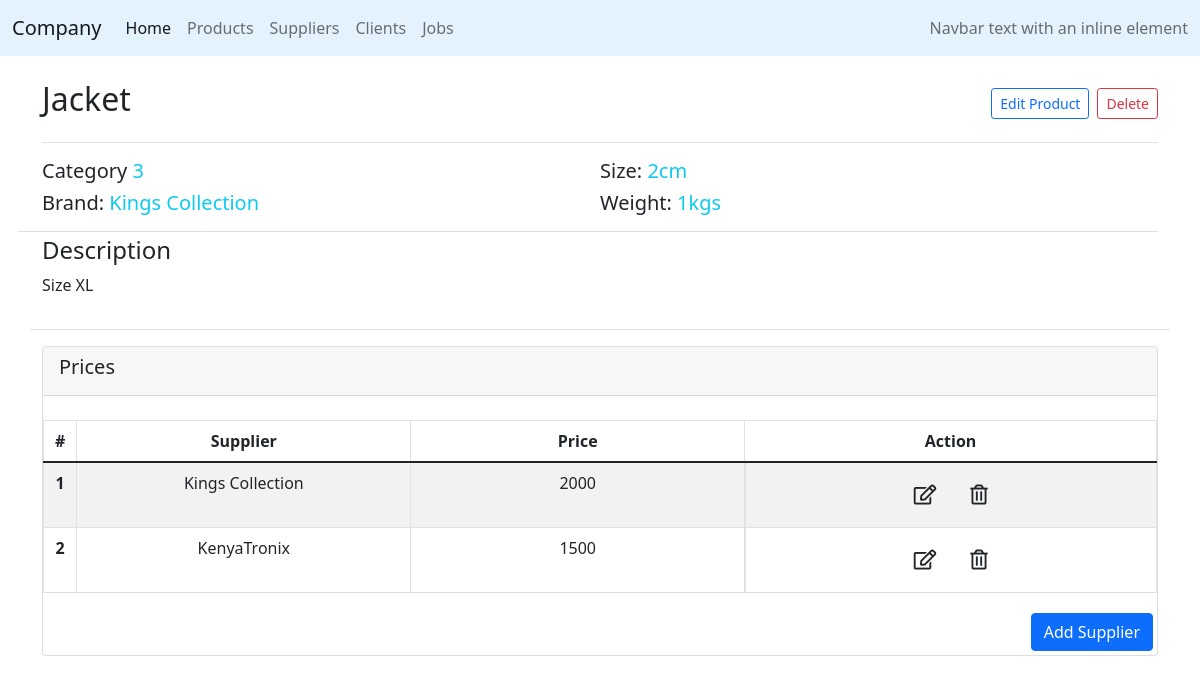
/company/products/2, run on the app's committed database.
### company/models.py (models this page shows, shortened)
class Product(models.Model):
    id = models.BigAutoField(primary_key=True)
    category = models.IntegerField()
    nameP = models.CharField(max_length=64)
    brand = models.CharField(max_length=64)
    size = models.IntegerField()
    weight = models.IntegerField()
    description = models.TextField()

class Price(models.Model):
    id = models.BigAutoField(primary_key=True)
    price = models.IntegerField()
    product = models.ForeignKey(Product, related_name="productPrice",on_delete=models.CASCADE, blank=True, null=True)
    supplier = models.ForeignKey(Supplier,related_name="products", on_delete=models.CASCADE, blank=True, null=True)

class Company(PolymorphicModel):
    id = models.BigAutoField(primary_key=True)
    nameC = models.CharField(max_length=64)
    address = models.IntegerField()
    email = models.CharField(max_length=64, default=0)
    contact = models.IntegerField()

### company/views.py (the view, shortened to what this page needs)
# urls.py: path('products/<int:id>', views.productDetail, name='productDetail'),
def productDetail(request,id):
    products = Product.objects.all()
    if products.filter(pk=id).exists():
        product = Product.objects.get(pk=id)
        prices = product.productPrice.all()
        suppliers = Supplier.objects.all()
        if request.method == "GET":
            return render(request, "company/productdetails.html",{
                "product": product,
                "prices":prices,
                "suppliers": suppliers,
                "categories": categories
            })
    else:
        return HttpResponse("Product Does Not exist")

### company/models.py (called while the page is built)
    def __str__(self):
        return f"{self.nameC}"

### company/templates/company/productdetails.html (shortened to what this page needs)
{% extends "company/layout.html"%}
{% block body %}
<div class="container">
    <div class="d-flex justify-content-between border-bottom mt-4 pb-3">
        <div id="name">
            <h2>
                <span  class="pdetail">{{product.nameP}}</span>
            </h2>
        </div>
        <div class="d-flex align-items-center justify-content-between">
            <button class="btn btn-outline-primary btn-sm mx-2" id="editProduct">Edit Product</button>
            <button class="btn btn-outline-danger btn-sm" id="deleteProduct">Delete</button>
        </div>
    </div>
    <div id="productDetails" class="row mt-3 border-bottom">
        <div class="border-bottom col-12 row pb-2">
            <div class="col-md-6">
                <h5>
                    Category
                    <span class="text-info pdetail">{{product.category}}</span>
                </h5>
                <h5>
                    Brand:
                    <span class="text-info pdetail">{{product.brand}}</span>
                </h5>
            </div>
            <div class="col-md-6">
                <h5>
                    Size:
                    <span class="text-info pdetail">{{product.size}}cm</span>
                </h5>
                <h5>
                    Weight:
                    <span class="text-info pdetail">{{product.weight}}kgs</span>
                </h5>
            </div>
        </div>
        <div class="col-12 pt-1">
            <h4>Description</h4>
            <p class="pdetail">{{product.description}}</p>
        </div>
    </div>
     <div class="card mt-3" id="priceSection">
        <div class="card-header">
            <h5>Prices</h5>
        </div>
        <div class="table-responsive mt-4" id="prices">
            <table class="table table-striped table-bordered table-hover">
                <thead>
                  <tr>
                    <th scope="col" style="width:3%" class="text-center">#</th>
                    <th scope="col" style="width:30%" class="text-center">Supplier</th>
                    <th scope="col" style="width:30%" class="text-center">Price</th>
                    <th scope="col" class="text-center">Action</th>
                  </tr>
                </thead>
                <tbody id="pricesTable">
                    {% for price in prices %}
                        <tr id="{{price.id}}">
                            <th scope="row" class="rowCounter text-center"></th>
                            <td class="text-center" >{{price.supplier}}</td>
                            <td class="text-center supplierPrice">{{price.price}}</td>
                            <td class="d-flex justify-content-center">
                                <button id="editButton" class="pr-1 btn btn-lg text-dark" >
                                    <i class="far fa-edit"></i>
                                </button>
                                <button id="deleteButton" class="pl-0 btn btn-lg text-dark">
                                    <i class="far fa-trash-alt"></i>
                                </button>
                            </td>
                        </tr>
                    {% endfor %}
                </tbody>
            </table>
        </div>
        <div class="d-flex flex-row-reverse m-1">
            <button class="btn btn-primary" id="addPrice">Add Supplier</button>
        </div>
    </div>
</div>
{%endblock%}
{% load static %}

### company/static/company/styles.css (style rules this page uses)
table { counter-reset: rowCount; }
.rowCounter::before { counter-increment: rowCount; content: counter(rowCount); }

### data on the page
Product: nameP "Jacket", category "3", brand "Kings Collection", size "2", weight "1", description "Size XL"
Price: supplier "Kings Collection", price "2000"
Price: supplier "KenyaTronix", price "1500"
